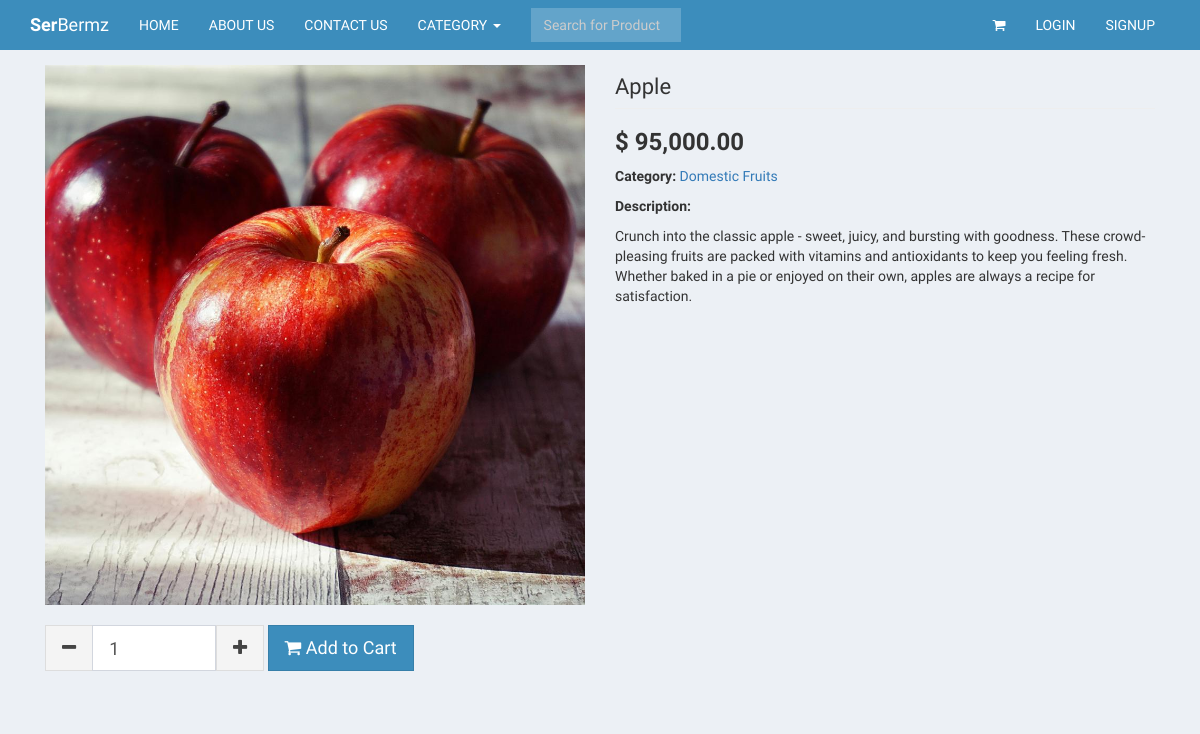
/product.php?product=apple, run on the app's committed database.
### tables this page shows
CREATE TABLE `products` (
  `id` int(11) NOT NULL,
  `category_id` int(11) NOT NULL,
  `name` text NOT NULL,
  `description` text NOT NULL,
  `slug` varchar(200) NOT NULL,
  `price` double NOT NULL,
  `photo` varchar(200) NOT NULL,
  `date_view` date NOT NULL,
  `counter` int(11) NOT NULL
);

CREATE TABLE `category` (
  `id` int(11) NOT NULL,
  `name` varchar(100) NOT NULL,
  `cat_slug` varchar(150) NOT NULL
);

### product.php (the view, shortened to what this page needs)
<?php include 'includes/session.php'; ?>
<?php
$conn = $pdo->open();
$slug = $_GET['product'];
try {
	$stmt = $conn->prepare("SELECT *, products.name AS prodname, category.name AS catname, products.id AS prodid FROM products LEFT JOIN category ON category.id=products.category_id WHERE slug = :slug");
	$stmt->execute(['slug' => $slug]);
	$product = $stmt->fetch();
} catch (PDOException $e) {
	echo "There is some problem in connection: " . $e->getMessage();
}
?>
<?php include 'includes/header.php'; ?>
<body class="hold-transition skin-blue layout-top-nav">
	<div class="wrapper">
		<?php include 'includes/navbar.php'; ?>
		<div class="content-wrapper">
			<div class="container">
				<section class="content">
					<div class="row">
						<div class="col-sm-12">
							<div class="row">
								<div class="col-sm-6">
									<img src="<?php echo (!empty($product['photo'])) ? 'images/' . $product['photo'] : 'images/noimage.jpg'; ?>" width="100%" data-magnify-src="images/large-<?php echo $product['photo']; ?>">
									<br><br>
									<form class="form-inline" id="productForm">
										<div class="form-group">
											<div class="input-group col-sm-5">
												<span class="input-group-btn">
													<button type="button" id="minus" class="btn btn-default btn-flat btn-lg"><i class="fa fa-minus"></i></button>
												</span>
												<input type="text" name="quantity" id="quantity" class="form-control input-lg" value="1">
												<span class="input-group-btn">
													<button type="button" id="add" class="btn btn-default btn-flat btn-lg"><i class="fa fa-plus"></i>
													</button>
												</span>
											</div>
											<button type="submit" class="btn btn-primary btn-lg btn-flat"><i class="fa fa-shopping-cart"></i> Add to Cart</button>
										</div>
									</form>
								</div>
								<div class="col-sm-6">
									<h1 class="page-header"><?php echo $product['prodname']; ?></h1>
									<h3><b>&#36; <?php echo number_format($product['price'], 2); ?></b></h3>
									<p><b>Category:</b> <a href="category.php?category=<?php echo $product['cat_slug']; ?>"><?php echo $product['catname']; ?></a></p>
									<p><b>Description:</b></p>
									<p><?php echo $product['description']; ?></p>
								</div>
							</div>
							<br>
						</div>
					</div>
				</section>
			</div>
		</div>
	</div>
</body>
</html>

### data on the page
products: photo (picture), name "Apple", price "95,000.00", category.name "Domestic Fruits", description "Crunch into the classic apple - sweet, juicy, and bursting with goodness. These crowd-pleasing fruits are packed with vitamins and antioxidants to keep you feeling fresh. Whether baked in a pie or enjoyed on their own, apples are always a recipe for satisfaction."
